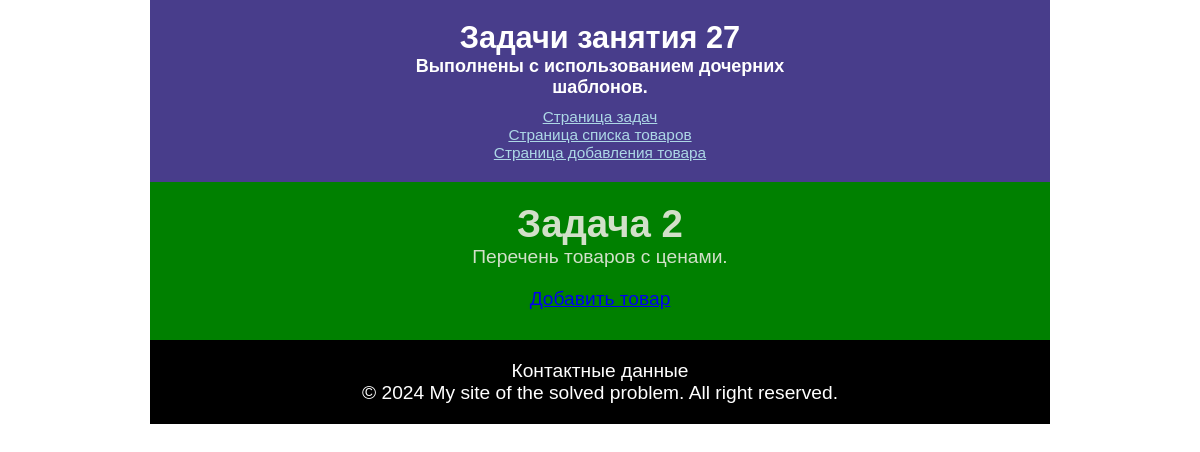
Before: /lesson27/task2/ with the older database file.
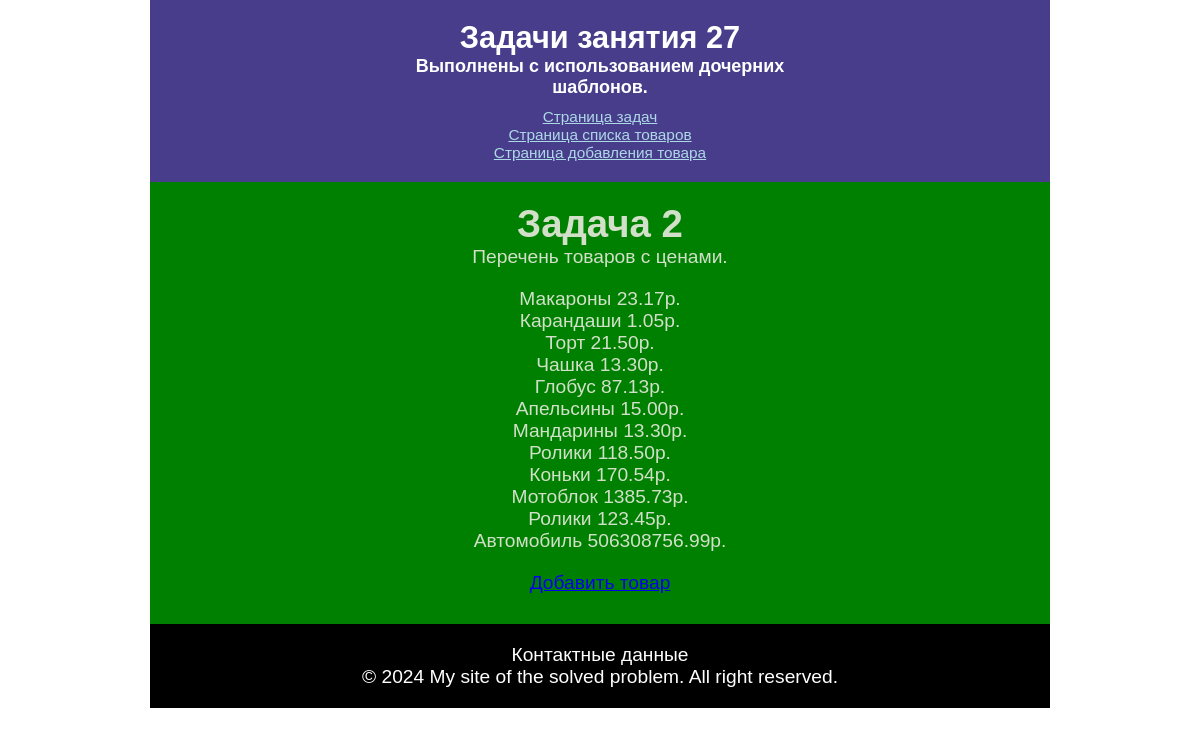
After: the same page with the newer database file.
### lesson27/models.py (models this page shows, shortened)
class Product(models.Model):
    name = models.CharField(max_length=30)
    price = models.DecimalField(max_digits=11, decimal_places=2)

### lesson27/views.py (the view)
# urls.py: path('task2/', views.product_page, name='list_products'),
def product_page(request):
    content = {
        'products': Product.objects.all(),
    }
    return render(request, 'lesson27/page1.html', content)

### templates/lesson27/page1.html (shortened to what this page needs)
{% extends 'lesson27/index.html' %}
{% block content %}
	{% include 'lesson27/lesson_products.html' %}
{% endblock %}

### templates/lesson27/lesson_products.html
<h1>Задача 2</h1>
<p>Перечень товаров с ценами.</p>
<div>
    {% for product in products %}
    <p>{{product.name}} {{product.price}}р.</p>
    {% endfor %}
</div>
<div>
    <p><a href="{% url 'add_product' %}">Добавить товар</a></p>
</div>

Changed rows visible on the page:
added Product: name "Макароны", price "23.17"
added Product: name "Карандаши", price "1.05"
added Product: name "Торт", price "21.50"
added Product: name "Чашка", price "13.30"
added Product: name "Глобус", price "87.13"
added Product: name "Апельсины", price "15.00"
added Product: name "Мандарины", price "13.30"
added Product: name "Ролики", price "118.50"
added Product: name "Коньки", price "170.54"
added Product: name "Мотоблок", price "1385.73"
added Product: name "Ролики", price "123.45"
added Product: name "Автомобиль", price "506308756.99"
